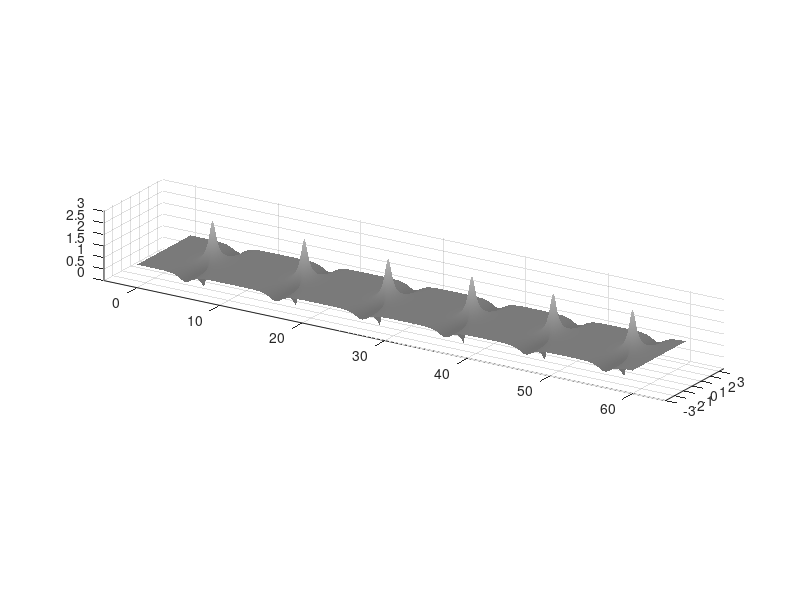

Recreate this plot in MATLAB. (Note: this script raises an error after producing the figure.)
function reproduce_paper_fig1_bw_v4()

    clear; clc; close all;

    %% ================================================================
    % Parameters from the paper
    %% ================================================================

    L    = 6;
    eps0 = 1e-4;

    c1   = 1/2;
    cm1  = (0.3 - 0.4i)/2;

    k1 = 2*pi/L;

    %% ================================================================
    % Numerical parameters
    %% ================================================================

    Nx   = 384;
    Tmax = 60;

    Nt = 30000;
    dt = Tmax/Nt;

    saveEvery = 25;

    thisDir = fileparts(mfilename('fullpath'));
    datafile = fullfile(thisDir,'fig1_data.mat');

    %% ================================================================
    % Load data if available, otherwise compute it
    %% ================================================================

    if exist(datafile,'file')

        load(datafile,'x','Tplot','Uplot','L','Tmax');

    else

        x = linspace(-L/2, L/2, Nx+1);
        x(end) = [];

        k = (2*pi/L)*[0:Nx/2-1, -Nx/2:-1];

        u = 1 + eps0*( ...
              c1  * exp( 1i*k1*x ) ...
            + cm1 * exp(-1i*k1*x ) );

        Ehalf = exp(-1i*k.^2*dt/2);

        nSave = floor(Nt/saveEvery) + 1;

        Uplot = zeros(nSave,Nx);
        Tplot = zeros(nSave,1);

        Uplot(1,:) = abs(u);
        Tplot(1)   = 0;

        idx = 1;

        for n = 1:Nt

            % half linear step
            uhat = fft(u);
            uhat = Ehalf .* uhat;
            u = ifft(uhat);

            % nonlinear step
            u = u .* exp(2i*abs(u).^2*dt);

            % half linear step
            uhat = fft(u);
            uhat = Ehalf .* uhat;
            u = ifft(uhat);

            if mod(n,saveEvery)==0
                idx = idx + 1;
                Uplot(idx,:) = abs(u);
                Tplot(idx)   = n*dt;
            end
        end

        save(datafile,'x','Tplot','Uplot','L','Tmax');

    end

    %% ================================================================
    % Paper-style black-and-white 3D plot
    %% ================================================================

    [Xgrid,Tgrid] = meshgrid(x,Tplot);

    figure('Color','w','Position',[80 80 1450 520]);
    set(gcf,'Renderer','opengl');
    set(gcf,'InvertHardcopy','off');

    %% ================================================================
    % Grayscale surface coloring
    %% ================================================================

    % The paper is not pure white. It uses a medium-gray surface with
    % bright highlights near peaks and darker shadows near steep slopes.
    %
    % This maps |u| into a narrow grayscale range.
    % Smaller grayLo -> darker surface.
    % Larger grayHi -> brighter peaks.

    grayLo = 0.44;
    grayHi = 0.72;

    Umin = 0.70;
    Umax = 2.85;

    Uclip = min(max(Uplot,Umin),Umax);
    Uscaled = (Uclip - Umin)/(Umax - Umin);

    Cgray = grayLo + (grayHi-grayLo)*Uscaled;

    s = surf(Tgrid, Xgrid, Uplot, Cgray);

    set(s, ...
        'EdgeColor','none', ...
        'FaceColor','interp', ...
        'FaceLighting','gouraud', ...
        'AmbientStrength',0.55, ...
        'DiffuseStrength',0.85, ...
        'SpecularStrength',0.18, ...
        'SpecularExponent',25);

    colormap(gray(256));
    caxis([0 1]);

    %% ================================================================
    % Axes and camera
    %% ================================================================

    xlim([-4 Tmax+4]);
    ylim([-L/2 L/2+0.55]);

    % Do not clip the lower part of the surface.
    zlim([0 3.05]);

    % Long, thin surface like the paper.
    pbaspect([9.3 1.55 1.05]);

    % Paper-like camera orientation.
    view([32 20]);
    camproj('orthographic');

    % Zoom in to reduce the large white empty region.
    camzoom(1.22);

    axis off;
    box off;

    % Reduce white margins in the exported PNG.
    set(gca,'Position',[0.01 0.02 0.98 0.96]);
    set(gca,'LooseInset',[0 0 0 0]);

    %% ================================================================
    % Lighting
    %% ================================================================

    delete(findall(gca,'Type','light'));

    % Main light from upper-left/front.
    light('Position',[-35 -25 35],'Style','infinite');

    % Weak fill light from the opposite side.
    light('Position',[45 20 18],'Style','infinite');

    lighting gouraud;
    material dull;

    %% ================================================================
    % Draw simple black coordinate arrows
    %% ================================================================

    hold on;

    z0 = 0.07;
    y0 = -L/2;

    % Long time-axis baseline
    plot3([0 Tmax],[y0 y0],[z0 z0], ...
        'k','LineWidth',1.15);

    % Time arrow on the left
    quiver3(0,y0,z0,-3.2,0,0,0, ...
        'k','LineWidth',1.15,'MaxHeadSize',0.8);

    % x arrow on the right
    quiver3(Tmax,y0,z0,0,L,0, ...
        'k','LineWidth',1.15,'MaxHeadSize',0.8);

    % vertical arrow
    quiver3(Tmax,y0,z0,0,0,1.15,0, ...
        'k','LineWidth',1.15,'MaxHeadSize',0.8);

    text(-3.7,y0,z0,'t','FontSize',16);
    text(Tmax,L/2+0.35,z0,'x','FontSize',16);

    hold off;

    %% ================================================================
    % Save PNG only
    %% ================================================================

    drawnow;

    outFile = fullfile(thisDir,'paper_fig1_reproduction_bw_v4.png');
    print(gcf,outFile,'-dpng','-r300');

end
